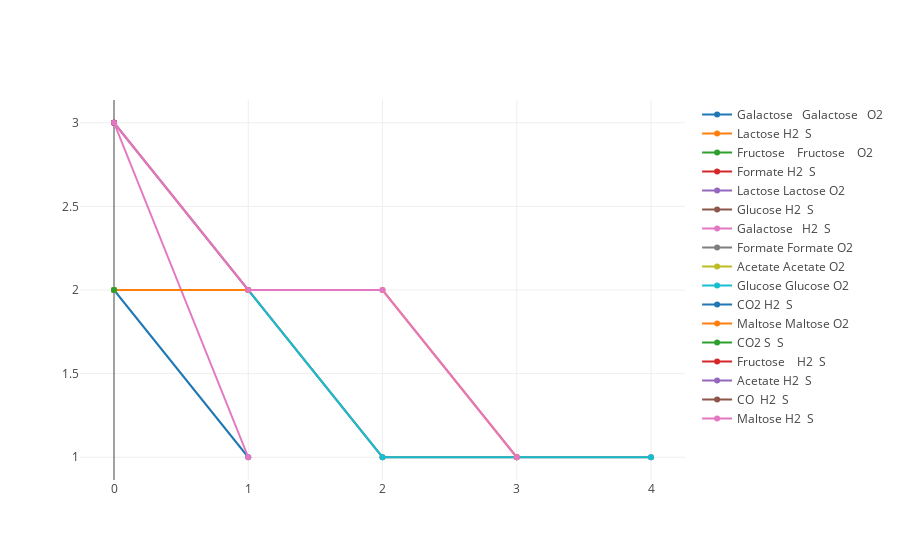

The notebook cell saved with this chart:
### Code cell
super_plot(all_seed_dfs,'n_compounds_new')

### Figure 1 — Plotly figure (JSON) as saved in the notebook; plotly's stock layout.template omitted (floating-point values rounded to 4 significant figures)
{"data": [{"mode": "lines+markers", "name": "Galactose   Galactose   O2", "textposition": "top center", "type": "scatter", "x": [0, 1], "y": [2, 1]}, {"mode": "lines+markers", "name": "Lactose H2  S", "textposition": "top center", "type": "scatter", "x": [0], "y": [3]}, {"mode": "lines+markers", "name": "Fructose    Fructose    O2", "textposition": "top center", "type": "scatter", "x": [0], "y": [2]}, {"mode": "lines+markers", "name": "Formate H2  S", "textposition": "top center", "type": "scatter", "x": [0], "y": [3]}, {"mode": "lines+markers", "name": "Lactose Lactose O2", "textposition": "top center", "type": "scatter", "x": [0], "y": [2]}, {"mode": "lines+markers", "name": "Glucose H2  S", "textposition": "top center", "type": "scatter", "x": [0, 1, 2, 3, 4], "y": [3, 2, 1, 1, 1]}, {"mode": "lines+markers", "name": "Galactose   H2  S", "textposition": "top center", "type": "scatter", "x": [0, 1], "y": [3, 1]}, {"mode": "lines+markers", "name": "Formate Formate O2", "textposition": "top center", "type": "scatter", "x": [0], "y": [2]}, {"mode": "lines+markers", "name": "Acetate Acetate O2", "textposition": "top center", "type": "scatter", "x": [0], "y": [2]}, {"mode": "lines+markers", "name": "Glucose Glucose O2", "textposition": "top center", "type": "scatter", "x": [0, 1, 2, 3, 4], "y": [2, 2, 1, 1, 1]}, {"mode": "lines+markers", "name": "CO2 H2  S", "textposition": "top center", "type": "scatter", "x": [0], "y": [3]}, {"mode": "lines+markers", "name": "Maltose Maltose O2", "textposition": "top center", "type": "scatter", "x": [0, 1, 2, 3], "y": [2, 2, 2, 1]}, {"mode": "lines+markers", "name": "CO2 S  S", "textposition": "top center", "type": "scatter", "x": [0], "y": [2]}, {"mode": "lines+markers", "name": "Fructose    H2  S", "textposition": "top center", "type": "scatter", "x": [0], "y": [3]}, {"mode": "lines+markers", "name": "Acetate H2  S", "textposition": "top center", "type": "scatter", "x": [0], "y": [3]}, {"mode": "lines+markers", "name": "CO  H2  S", "textposition": "top center", "type": "scatter", "x": [0], "y": [3]}, {"mode": "lines+markers", "name": "Maltose H2  S", "textposition": "top center", "type": "scatter", "x": [0, 1, 2, 3], "y": [3, 2, 2, 1]}], "layout": {"xaxis": {"autorange": true, "range": [-0.2701, 4.27], "type": "linear"}, "yaxis": {"autorange": true, "range": [0.8535, 3.146], "type": "linear"}}}
